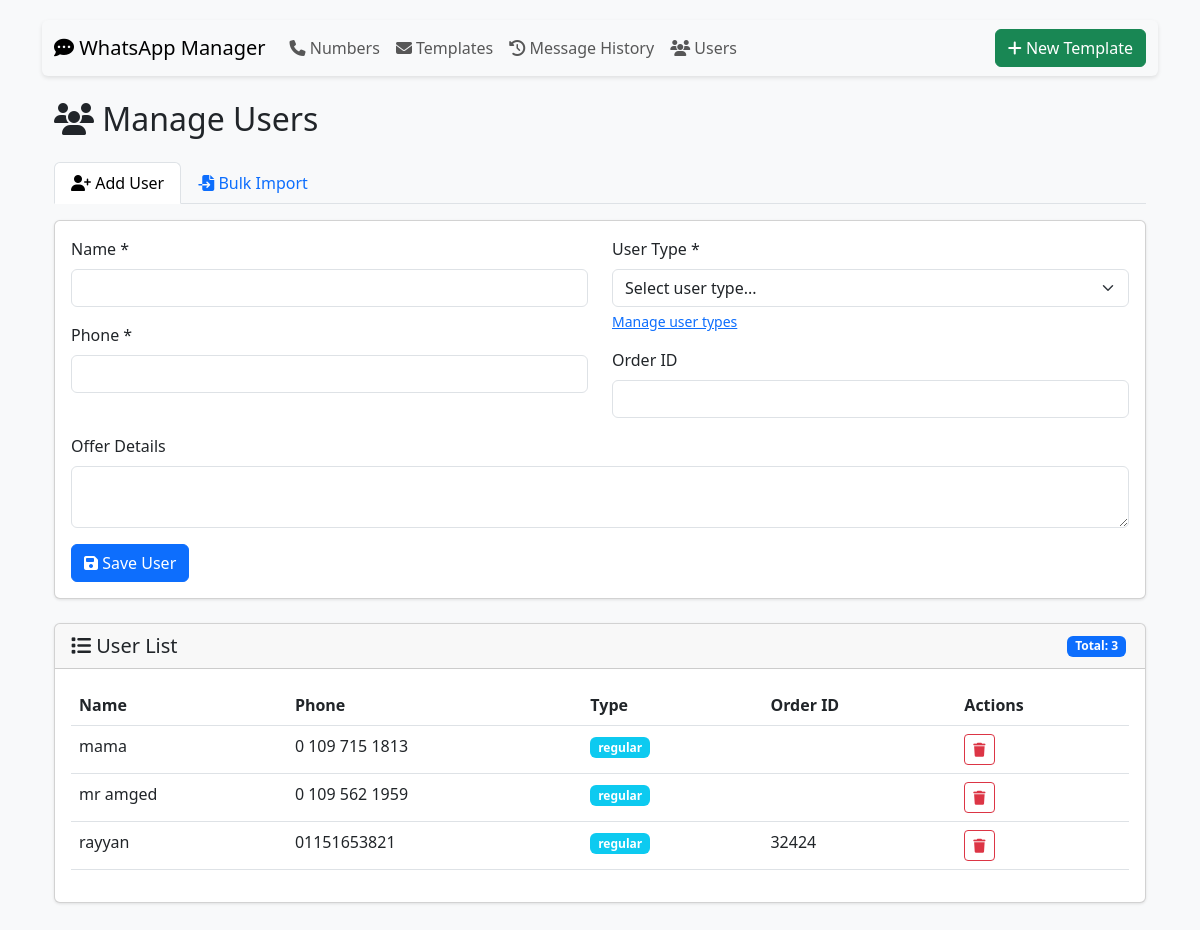
/users, run on an earlier commit of the app's database.
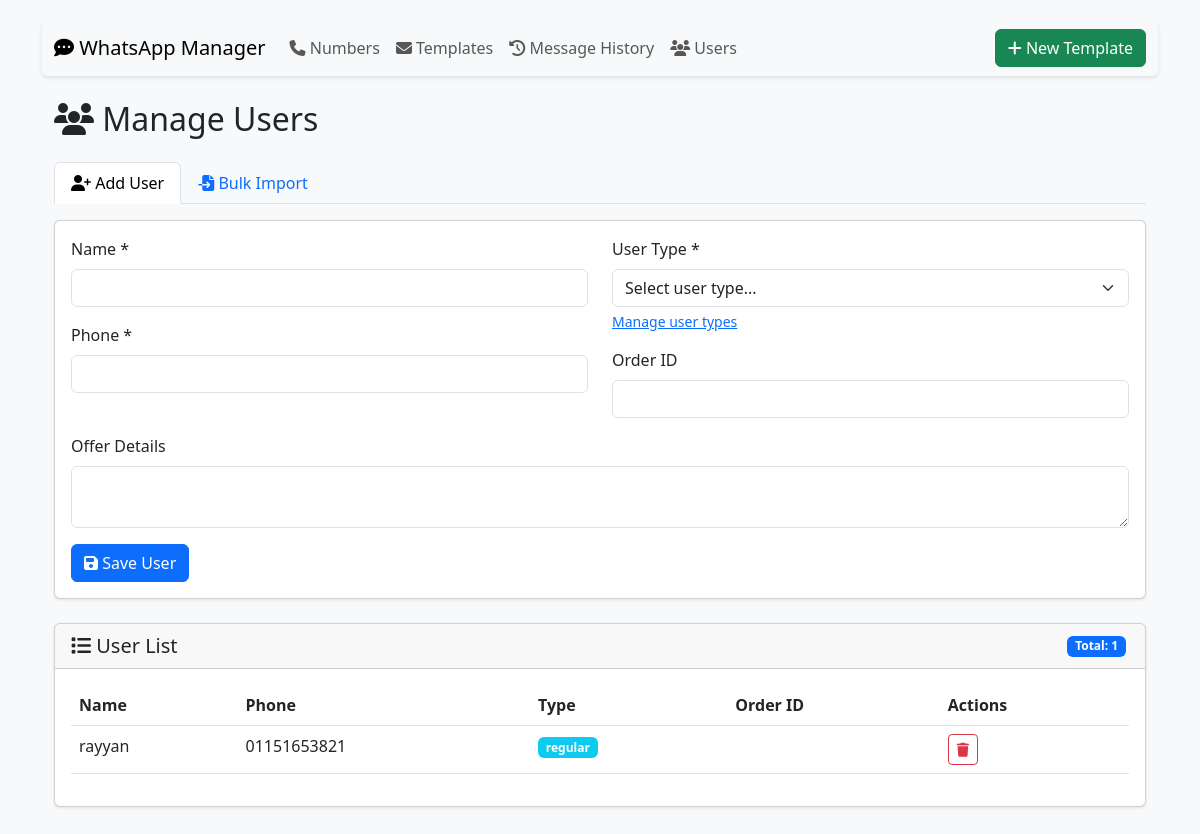
And on a later commit of the database.
### tables this page shows
CREATE TABLE users (
                id INTEGER PRIMARY KEY AUTOINCREMENT,
                name TEXT NOT NULL,
                phone TEXT NOT NULL UNIQUE,
                order_id TEXT,
                offer_details TEXT,
                user_type TEXT NOT NULL DEFAULT 'regular',
                created_at TEXT DEFAULT CURRENT_TIMESTAMP
            );

### app.py (the view, shortened to what this page needs)
@app.route('/users', methods=['GET', 'POST'])
def manage_users():
    with sqlite3.connect('database.db') as conn:
        conn.row_factory = sqlite3.Row
        users = conn.execute('SELECT * FROM users ORDER BY name').fetchall()
        with sqlite3.connect('database.db') as conn:
            conn.row_factory = sqlite3.Row
            user_types = conn.execute('''
                SELECT type_name FROM user_types ORDER BY type_name
            ''').fetchall()
    return render_template('manage_users.html', users=users, user_types=user_types)

### app.py (called while the page is built)
@app.context_processor
def utility_processor():
    return dict(get_template_variables=get_template_variables)

### templates/manage_users.html (shortened to what the changed rows need)
{% extends "base.html" %}
{% block content %}
<div class="container mt-4">
    <h2><i class="fas fa-users"></i> Manage Users</h2>
    <div class="card mt-4">
        <div class="card-header d-flex justify-content-between align-items-center">
            <div>
                <span class="badge bg-primary">Total: {{ users|length }}</span>
            </div>
        </div>
        <div class="card-body">
            <div class="table-responsive">
                <table class="table table-hover">
                    <thead>
                        <tr>
                            <th>Name</th>
                            <th>Phone</th>
                            <th>Type</th>
                            <th>Order ID</th>
                            <th>Actions</th>
                        </tr>
                    </thead>
                    <tbody>
                        {% for user in users %}
                        <tr>
                            <td>{{ user['name'] }}</td>
                            <td>{{ user['phone'] }}</td>
                            <td>
                                <span class="badge bg-{{ 'success' if user['user_type'] == 'vip' else 'info' }}">
                                    {{ user['user_type'] }}
                                </span>
                            </td>
                            <td>{{ user['order_id'] }}</td>
                            <td>
                                <form method="POST" action="{{ url_for('delete_user', user_id=user['id']) }}"
                                      onsubmit="return confirm('Delete this user?');" class="d-inline">
                                    <button type="submit" class="btn btn-sm btn-outline-danger">
                                        <i class="fas fa-trash"></i>
                                    </button>
                                </form>
                            </td>
                        </tr>
                        {% else %}
                        <tr>
                            <td colspan="5" class="text-center">No users found</td>
                        </tr>
                        {% endfor %}
                    </tbody>
                </table>
            </div>
        </div>
    </div>
</div>
{% endblock %}

What changed in the data, as far as the page shows it:
removed users: name "mama", phone "0 109 715 1813", user_type "regular"
removed users: name "mr amged", phone "0 109 562 1959", user_type "regular"
changed users "rayyan": order_id "32424" → (not shown)
Also different on the page:
{{ users|length }}: "3" → "1"
